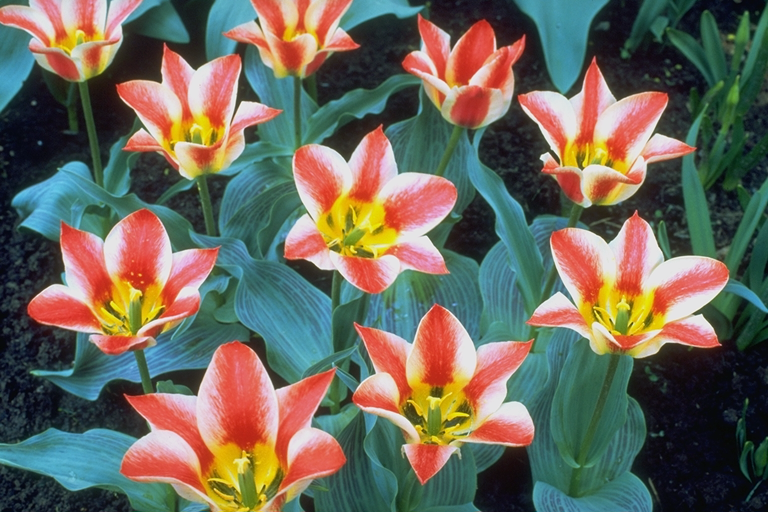
#> input picture tulips.png, 768 x 512 px
$ python -i final2.py   (imports and definitions only)   (Python 2 division)
#> lines starting #> are read from the running program, lines starting #| are printed output that depends on the picture
'''
Stuff to change every image:
Image name
Time limits
Dimensions for frequency tuned saliency detection
Limits for resolution
'''
'''
frame resolution=703x395
Timestamp information:
Image 1 ---> peppers.png ---> llim=2000000 hlim=7000000
Image 2 ---> tulips.png ---> llim=8000000 hlim=12500000
Image 3 ---> airplane.png ---> llim=13000000 hlim=18500000
Image 4 ---> baboon.png ---> llim=18500000 hlim=24000000
Note:
Change image bounds for square images (res=223x223) (1,3,4) to x1=620 y1=188 x2=843 y2=411
Change image bounds for rectangle image (res=703,395) (2) to x1=712 y1=222 x2=1415 y2=617
'''
import numpy as np
import math
from scipy import stats
import matplotlib.pyplot as plt
import scipy.spatial.distance
import scipy.signal
import skimage
import skimage.io
from skimage.util import img_as_float
from scipy.optimize import minimize
import cv2
import pandas as pd
import json

# [97 lines left out: functions quadct, probks, ks2d, threshval, totalpoints, getpoints, not called in this run]

def fretune(img):#Builds the saliency map

	img_rgb = img_as_float(img)

	img_lab = skimage.color.rgb2lab(img_rgb)
#> img_lab: shape (512, 768, 3) float64; mean of channels 0, 1, 2 44.4, 1.9, 9

	mean_val = np.mean(img_rgb,axis=(0,1))
#> mean_val = [0.429, 0.408, 0.357]

	kernel_h = (1.0/16.0) * np.array([[1,4,6,4,1]])
	kernel_w = kernel_h.transpose()

	blurred_l = scipy.signal.convolve2d(img_lab[:,:,0],kernel_h,mode='same')
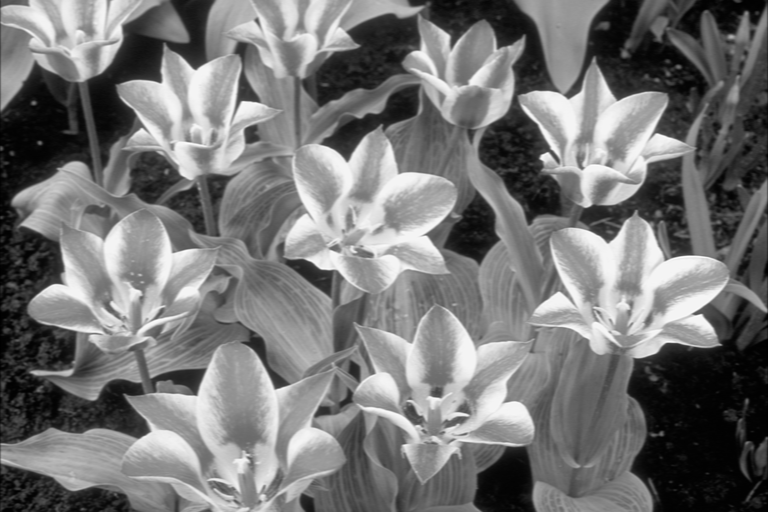
#> blurred_l: shape (512, 768) float64; min 1.33, max 94.72, mean 44.4; drawn with min black and max white
	blurred_a = scipy.signal.convolve2d(img_lab[:,:,1],kernel_h,mode='same')
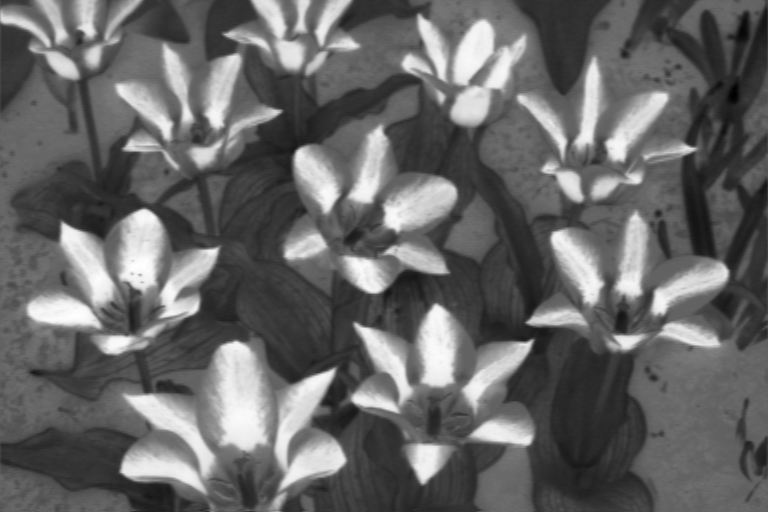
#> blurred_a: shape (512, 768) float64; min -39.25, max 62.7, mean 1.9; drawn with min black and max white
	blurred_b = scipy.signal.convolve2d(img_lab[:,:,2],kernel_h,mode='same')
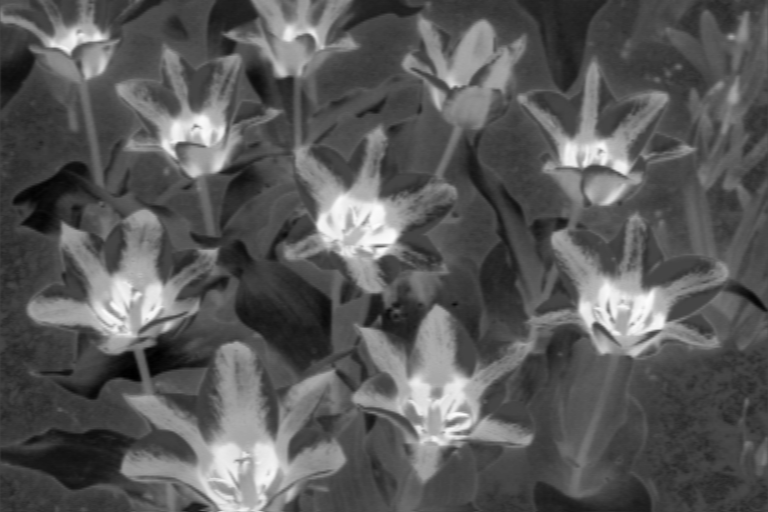
#> blurred_b: shape (512, 768) float64; min -33.49, max 87.32, mean 9; drawn with min black and max white

	blurred_l = scipy.signal.convolve2d(blurred_l,kernel_w,mode='same')
	blurred_a = scipy.signal.convolve2d(blurred_a,kernel_w,mode='same')
	blurred_b = scipy.signal.convolve2d(blurred_b,kernel_w,mode='same')

	im_blurred = np.dstack([blurred_l,blurred_a,blurred_b])
#> im_blurred: shape (512, 768, 3) float64; mean of channels 0, 1, 2 44.4, 1.9, 9

	sal = np.linalg.norm(mean_val - im_blurred,axis = 2)
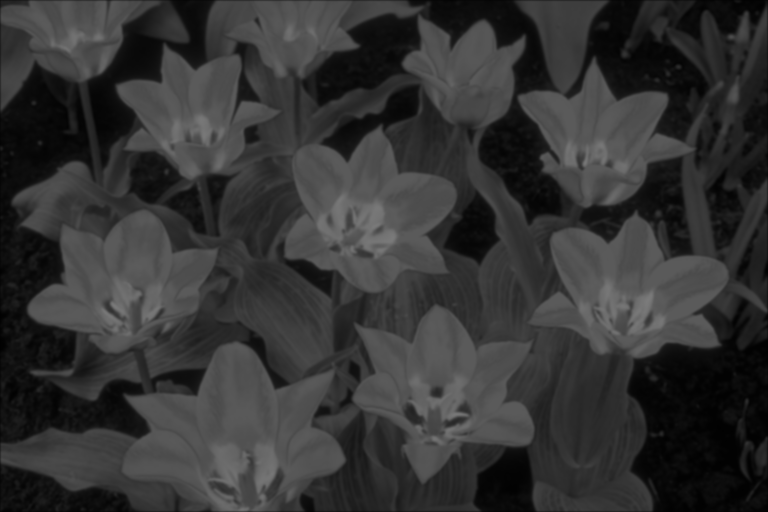
#> sal: shape (512, 768) float64; min 1.24, max 123.4, mean 52.4
	sal_max = np.max(sal)
#> sal_max = 123.4
	sal_min = np.min(sal)
#> sal_min = 1.24
	sal = (255 * ((sal - sal_min) / (sal_max - sal_min))).astype("uint8")
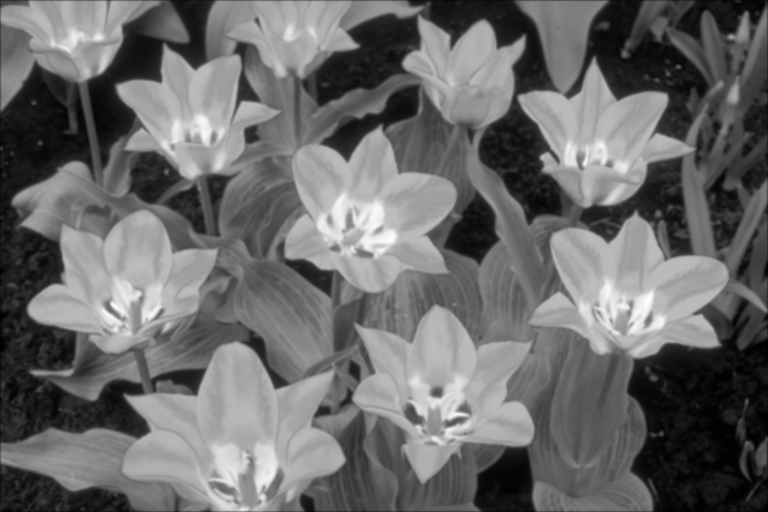
#> sal: shape (512, 768); min 0, max 255, mean 106.3

	return sal

# [48 lines left out: functions getjsdata, getsaldata, main, not called in this run]

# [2 lines not run here, left out]

>>> import cv2
>>> picture = cv2.cvtColor(cv2.imread('tulips.png'), cv2.COLOR_BGR2RGB)
>>> result = fretune(picture)

$ run again, on baboon.png
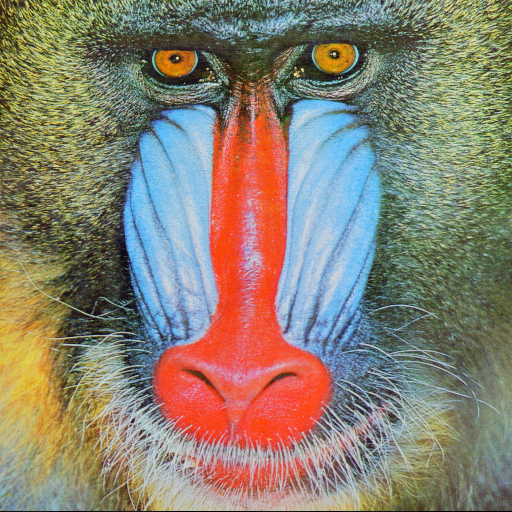
#> input picture baboon.png, 512 x 512 px
#> img_lab: shape (512, 512, 3) float64; mean of channels 0, 1, 2 55.1, 2.5, 11.4
#> mean_val = [0.539, 0.505, 0.444]
#> im_blurred: shape (512, 512, 3) float64; mean of channels 0, 1, 2 54.9, 2.5, 11.4
#> in fretune, `sal = np.linalg.norm(mean_val - im_blurred,axis = 2)`:
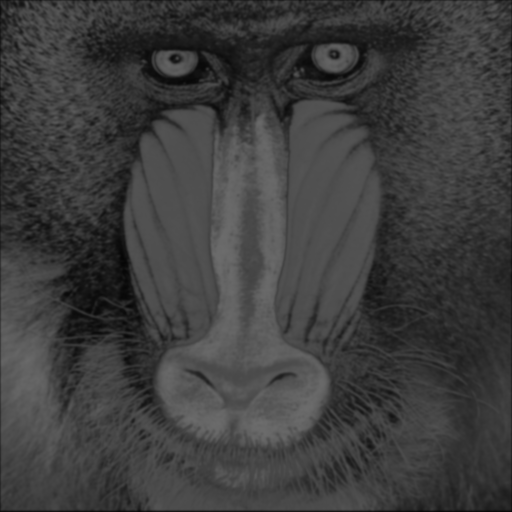
#> sal: shape (512, 512) float64; min 5.11, max 109.3, mean 62
#> sal_max = 109.3
#> sal_min = 5.11
#> in fretune, `sal = (255 * ((sal - sal_min) / (sal_max - sal_min))).astype("uint8")`:
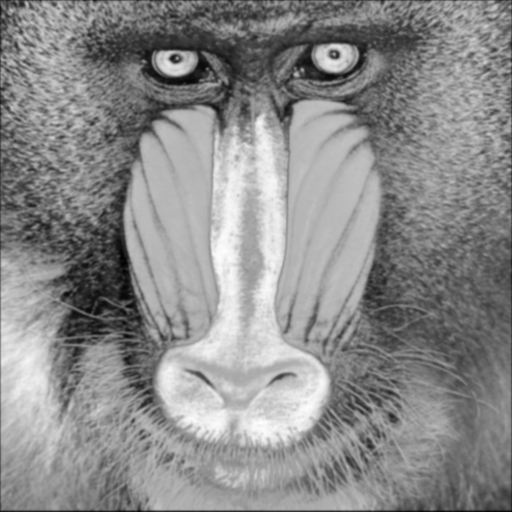
#> sal: shape (512, 512); min 0, max 255, mean 138.8

$ run again, on boat.png
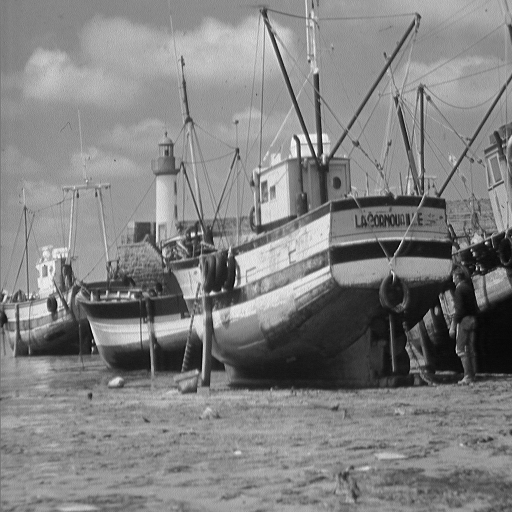
#> input picture boat.png, 512 x 512 px
#> picture is the input picture: shape (512, 512, 3); min 0, max 255, mean 129.7
#> img_lab: shape (512, 512, 3) float64; mean of channels 0, 1, 2 53.5, 0, 0
#> mean_val = [0.509, 0.509, 0.509]
#> in fretune, `blurred_a = scipy.signal.convolve2d(img_lab[:,:,1],kernel_h,mode='same')`:
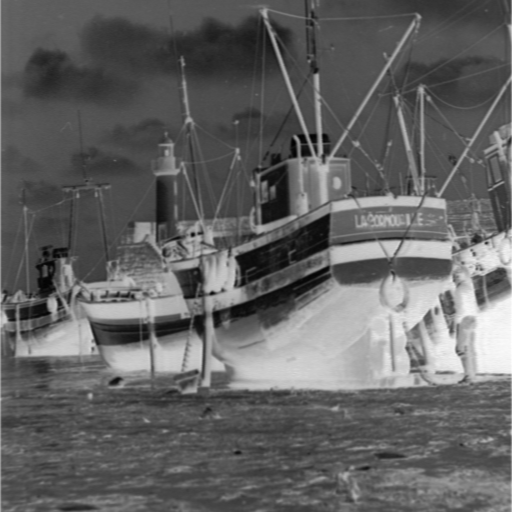
#> blurred_a: shape (512, 512) float64; min -0.00233, max -0.0001, mean -0.00147; drawn with min black and max white
#> in fretune, `blurred_b = scipy.signal.convolve2d(img_lab[:,:,2],kernel_h,mode='same')`:
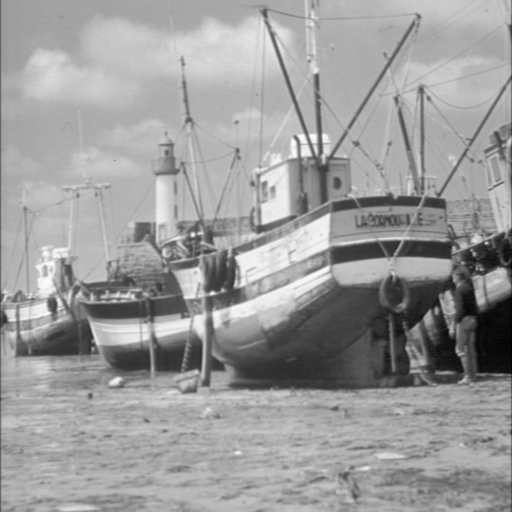
#> blurred_b: shape (512, 512) float64; min 0.00019, max 0.00443, mean 0.00278; drawn with min black and max white
#> im_blurred: shape (512, 512, 3) float64; mean of channels 0, 1, 2 53.4, 0, 0
#> sal_max = 93.1
#> sal_min = 1.39
